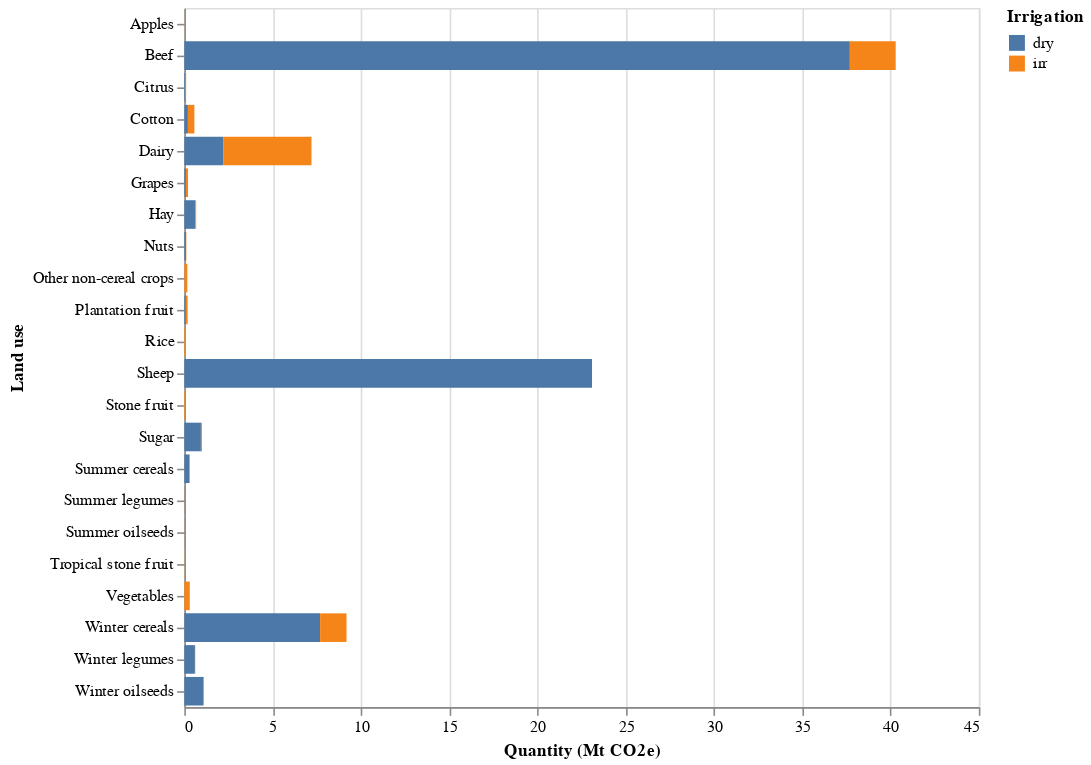

Source (notebook cell):
### Code cell
# HIDE CODE
# get the df and plot
GHG_lu_lm_df,GHG_lu_lm_plot = ag_lucc_GHG.plot_GHG_lu_lm(2050)
GHG_lu_lm_plot

### Figure 1 — Vega-Lite specification as saved in the notebook (floating-point values rounded to 4 significant figures)
{"config": {"view": {"continuousWidth": 300, "continuousHeight": 300}}, "data": {"name": "data-3c9b9f4595e3a20157534e89ab07abe6"}, "mark": {"type": "bar"}, "encoding": {"color": {"field": "Irrigation", "type": "nominal"}, "tooltip": [{"field": "Land use", "title": "Landuse", "type": "ordinal"}, {"field": "Quantity (Mt CO2e)", "title": "GHG emissions (Mt CO2e)", "type": "quantitative"}], "x": {"field": "Quantity (Mt CO2e)", "type": "quantitative"}, "y": {"field": "Land use", "type": "ordinal"}}, "width": 500, "$schema": "https://vega.github.io/schema/vega-lite/v5.15.1.json", "datasets": {"data-3c9b9f4595e3a20157534e89ab07abe6": [{"Year": 2050, "Land use category": "Crop", "Land use": "Apples", "Irrigation": "dry", "Quantity (Mt CO2e)": 0.0}, {"Year": 2050, "Land use category": "Crop", "Land use": "Apples", "Irrigation": "irr", "Quantity (Mt CO2e)": 0.00404}, {"Year": 2050, "Land use category": "Crop", "Land use": "Citrus", "Irrigation": "dry", "Quantity (Mt CO2e)": 0.05789}, {"Year": 2050, "Land use category": "Crop", "Land use": "Citrus", "Irrigation": "irr", "Quantity (Mt CO2e)": 0.04374}, {"Year": 2050, "Land use category": "Crop", "Land use": "Cotton", "Irrigation": "dry", "Quantity (Mt CO2e)": 0.203}, {"Year": 2050, "Land use category": "Crop", "Land use": "Cotton", "Irrigation": "irr", "Quantity (Mt CO2e)": 0.3666}, {"Year": 2050, "Land use category": "Crop", "Land use": "Grapes", "Irrigation": "dry", "Quantity (Mt CO2e)": 0.08807}, {"Year": 2050, "Land use category": "Crop", "Land use": "Grapes", "Irrigation": "irr", "Quantity (Mt CO2e)": 0.1226}, {"Year": 2050, "Land use category": "Crop", "Land use": "Hay", "Irrigation": "dry", "Quantity (Mt CO2e)": 0.6199}, {"Year": 2050, "Land use category": "Crop", "Land use": "Hay", "Irrigation": "irr", "Quantity (Mt CO2e)": 0.05032}, {"Year": 2050, "Land use category": "Crop", "Land use": "Nuts", "Irrigation": "dry", "Quantity (Mt CO2e)": 0.09069}, {"Year": 2050, "Land use category": "Crop", "Land use": "Nuts", "Irrigation": "irr", "Quantity (Mt CO2e)": 0.02312}, {"Year": 2050, "Land use category": "Crop", "Land use": "Other non-cereal crops", "Irrigation": "dry", "Quantity (Mt CO2e)": 0.002358}, {"Year": 2050, "Land use category": "Crop", "Land use": "Other non-cereal crops", "Irrigation": "irr", "Quantity (Mt CO2e)": 0.1703}, {"Year": 2050, "Land use category": "Crop", "Land use": "Plantation fruit", "Irrigation": "dry", "Quantity (Mt CO2e)": 0.08031}, {"Year": 2050, "Land use category": "Crop", "Land use": "Plantation fruit", "Irrigation": "irr", "Quantity (Mt CO2e)": 0.109}, {"Year": 2050, "Land use category": "Crop", "Land use": "Rice", "Irrigation": "dry", "Quantity (Mt CO2e)": 0.0}, {"Year": 2050, "Land use category": "Crop", "Land use": "Rice", "Irrigation": "irr", "Quantity (Mt CO2e)": 0.0907}, {"Year": 2050, "Land use category": "Crop", "Land use": "Stone fruit", "Irrigation": "dry", "Quantity (Mt CO2e)": 0.0}, {"Year": 2050, "Land use category": "Crop", "Land use": "Stone fruit", "Irrigation": "irr", "Quantity (Mt CO2e)": 0.05894}, {"Year": 2050, "Land use category": "Crop", "Land use": "Sugar", "Irrigation": "dry", "Quantity (Mt CO2e)": 0.94}, {"Year": 2050, "Land use category": "Crop", "Land use": "Sugar", "Irrigation": "irr", "Quantity (Mt CO2e)": 0.05972}, {"Year": 2050, "Land use category": "Crop", "Land use": "Summer cereals", "Irrigation": "dry", "Quantity (Mt CO2e)": 0.2894}, {"Year": 2050, "Land use category": "Crop", "Land use": "Summer cereals", "Irrigation": "irr", "Quantity (Mt CO2e)": 0.02722}, {"Year": 2050, "Land use category": "Crop", "Land use": "Summer legumes", "Irrigation": "dry", "Quantity (Mt CO2e)": 0.01222}, {"Year": 2050, "Land use category": "Crop", "Land use": "Summer legumes", "Irrigation": "irr", "Quantity (Mt CO2e)": 0.00996}, {"Year": 2050, "Land use category": "Crop", "Land use": "Summer oilseeds", "Irrigation": "dry", "Quantity (Mt CO2e)": 0.008565}, {"Year": 2050, "Land use category": "Crop", "Land use": "Summer oilseeds", "Irrigation": "irr", "Quantity (Mt CO2e)": 0.00828}, {"Year": 2050, "Land use category": "Crop", "Land use": "Tropical stone fruit", "Irrigation": "dry", "Quantity (Mt CO2e)": 0.0}, {"Year": 2050, "Land use category": "Crop", "Land use": "Tropical stone fruit", "Irrigation": "irr", "Quantity (Mt CO2e)": 0.01117}, {"Year": 2050, "Land use category": "Crop", "Land use": "Vegetables", "Irrigation": "dry", "Quantity (Mt CO2e)": 0.0}, {"Year": 2050, "Land use category": "Crop", "Land use": "Vegetables", "Irrigation": "irr", "Quantity (Mt CO2e)": 0.3073}, {"Year": 2050, "Land use category": "Crop", "Land use": "Winter cereals", "Irrigation": "dry", "Quantity (Mt CO2e)": 7.691}, {"Year": 2050, "Land use category": "Crop", "Land use": "Winter cereals", "Irrigation": "irr", "Quantity (Mt CO2e)": 1.496}, {"Year": 2050, "Land use category": "Crop", "Land use": "Winter legumes", "Irrigation": "dry", "Quantity (Mt CO2e)": 0.6001}, {"Year": 2050, "Land use category": "Crop", "Land use": "Winter legumes", "Irrigation": "irr", "Quantity (Mt CO2e)": 0.01826}, {"Year": 2050, "Land use category": "Crop", "Land use": "Winter oilseeds", "Irrigation": "dry", "Quantity (Mt CO2e)": 1.09}, {"Year": 2050, "Land use category": "Crop", "Land use": "Winter oilseeds", "Irrigation": "irr", "Quantity (Mt CO2e)": 0.007552}, {"Year": 2050, "Land use category": "Livestock", "Land use": "Beef", "Irrigation": "dry", "Quantity (Mt CO2e)": 37.7}, {"Year": 2050, "Land use category": "Livestock", "Land use": "Beef", "Irrigation": "irr", "Quantity (Mt CO2e)": 2.597}, {"Year": 2050, "Land use category": "Livestock", "Land use": "Dairy", "Irrigation": "dry", "Quantity (Mt CO2e)": 2.2}, {"Year": 2050, "Land use category": "Livestock", "Land use": "Dairy", "Irrigation": "irr", "Quantity (Mt CO2e)": 5.003}, {"Year": 2050, "Land use category": "Livestock", "Land use": "Sheep", "Irrigation": "dry", "Quantity (Mt CO2e)": 23.09}, {"Year": 2050, "Land use category": "Livestock", "Land use": "Sheep", "Irrigation": "irr", "Quantity (Mt CO2e)": 0.001439}]}}
